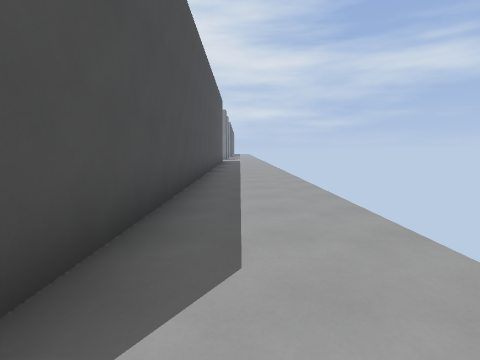
view 1 (above)

12 first-person views from a walk through a 3-D level made in the Godot game engine. The camera is 1.4 m above the floor, tilts 6° down and sees 80° across. The floor is counted in squares, 2 m on a side. Each view is taken from the middle of a square. On the plan, view 1 faces up. The plan holds only what a view shows up to about 10 squares ahead; the rest is blank. The place goes on beyond the plan.

view 2
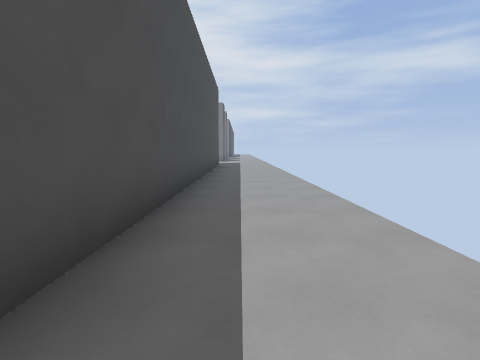

view 3
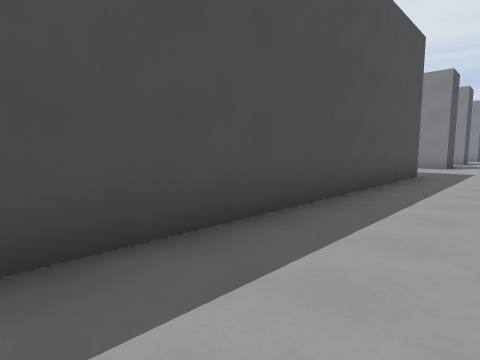

view 4
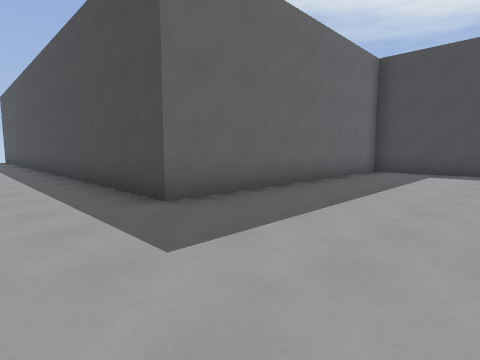

view 5
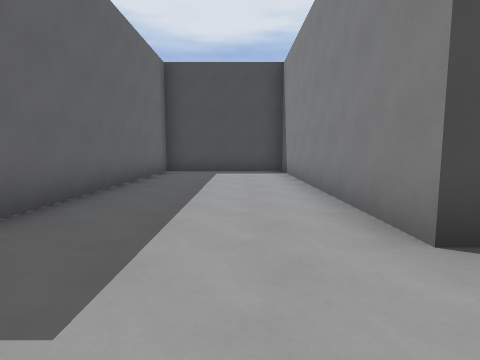

view 6
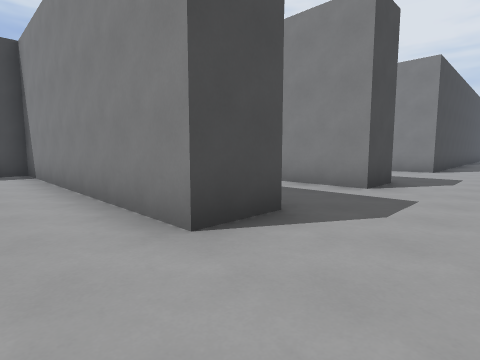

view 7
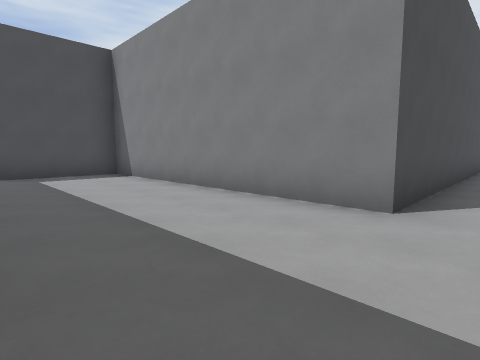

view 8
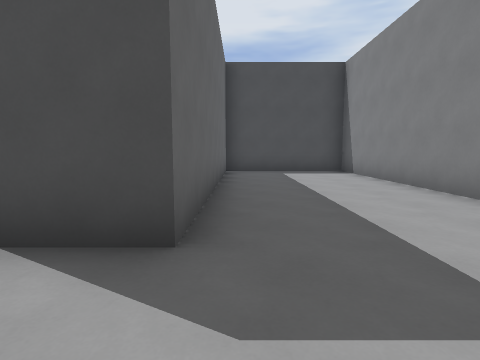

view 9
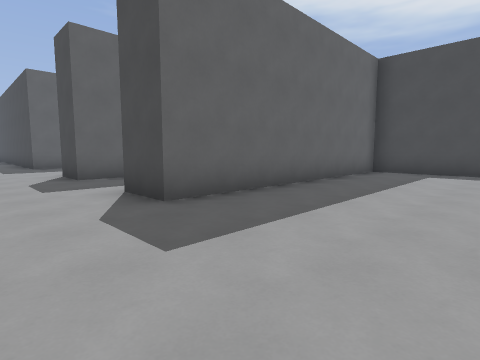

view 10
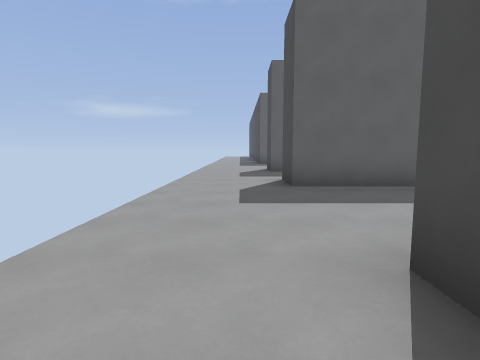

view 11
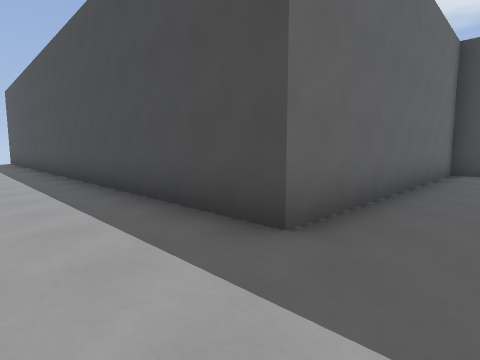

view 12
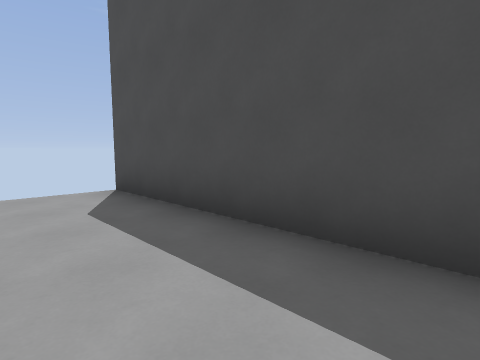

### Floor plan
Points are (right, up) in squares from view 1. A wall is a line through its corners. A room is listed if a view was taken in it or the views show most of it. See-through windows are left out.
Room 1 (views 1, 2, 3, 4, 5, 6, 11, 12)
walls: (-1, 20.4) (-8.5, 20.4) (-8.5, 16.6) (-1, 16.6) (-1, -0.1)
ways out: opening at (0.5, 21)
Room 2 (views 7, 8, 9, 10)
walls: (-1, 31.5) (-1, 29.4) (-8.5, 29.4) (-8.5, 25.5) (-1, 25.5)
ways out: opening at (0.5, 25)

Where each view was taken, in squares from view 1:
view 1: 0 up, 0 right, facing up
view 2: 3 up, 0 right, facing up
view 3: 8 up, 1 right, facing up-left
view 4: 20 up, 1 right, facing down-left
view 5: 19 up, 1 right, facing left
view 6: 19 up, 1 right, facing up-left
view 7: 26 up, 0 right, facing up-left
view 8: 26 up, 1 right, facing left
view 9: 29 up, 1 right, facing down-left
view 10: 31 up, 0 right, facing down
view 11: 18 up, 1 right, facing down-left
view 12: 5 up, 1 right, facing down-left
